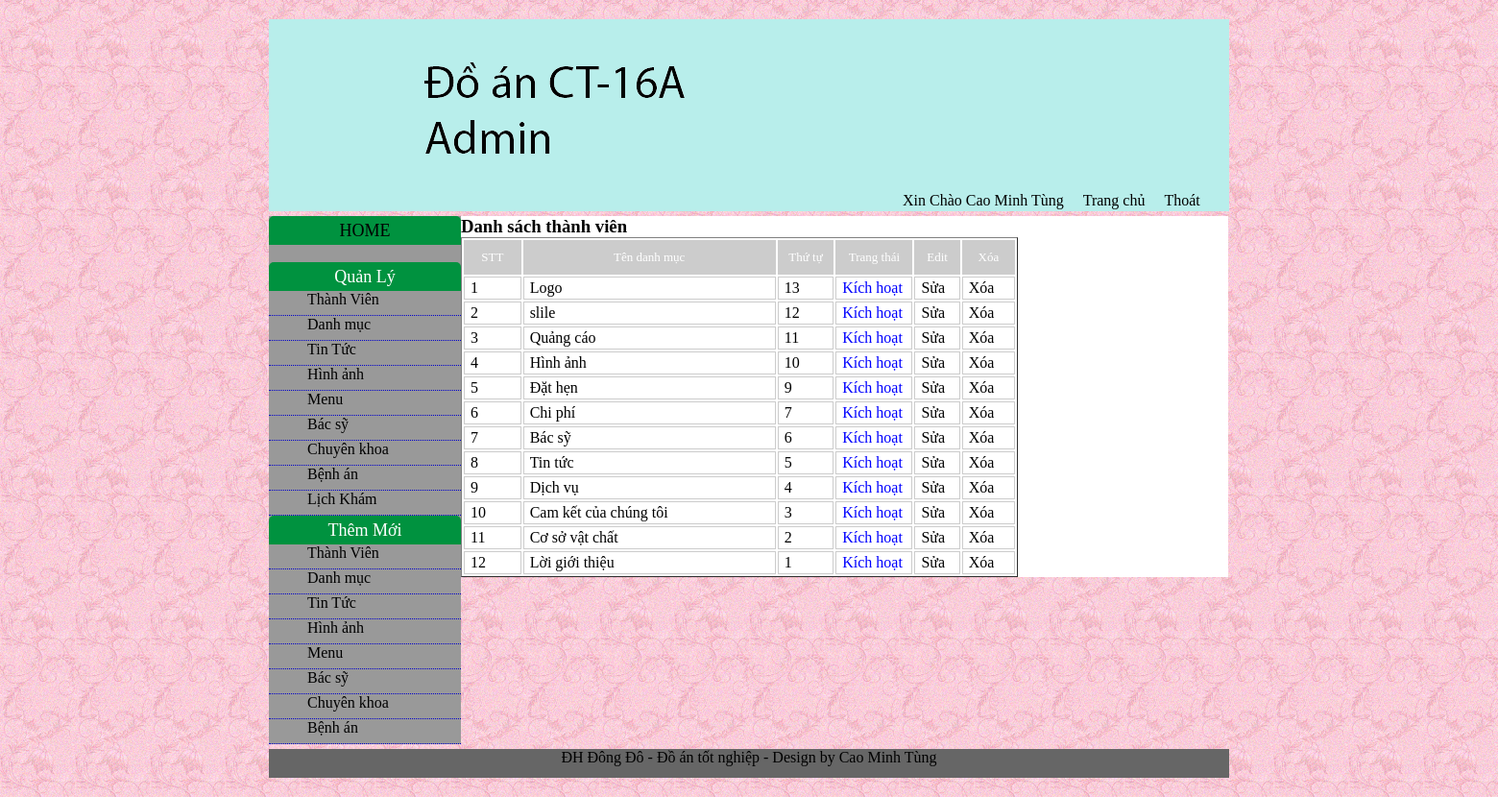
/admin/quantri.php?page=danhmuc&act=list (signed in), run on the app's committed database.
### tables this page shows
CREATE TABLE IF NOT EXISTS `danhmuc` (
  `danhmuc_id` int(10) unsigned NOT NULL AUTO_INCREMENT,
  `danhmuc_ten` varchar(100) NOT NULL,
  `danhmuc_oder` int(10) NOT NULL,
  `danhmuc_trangthai` int(1) NOT NULL,
  PRIMARY KEY (`danhmuc_id`)
);

### admin/modul/danhmuc/list.php (the view, shortened to what this page needs)
<h3>Danh sách thành viên</h3>
<?php
	$sql = "select *from danhmuc order by danhmuc_oder desc";
	$result = mysql_query($sql);
?>
<table width="580" height="57" border="1">
  <tr class="title">
    <td width="50">STT</td>
    <td width="289">Tên danh mục</td>
    <td width="49">Thứ tự</td>
    <td width="73">Trang thái</td>
    <td width="35">Edit</td>
    <td width="44">Xóa</td>
  </tr>
  <?php	$stt = 1; while($data = mysql_fetch_assoc($result)) { ?>
  	<tr>
    	<td><?php echo $stt; ?></td>
        <td><?php echo $data['danhmuc_ten']; ?></td>
        <td><?php echo $data['danhmuc_oder']; ?></td>
        <td><?php if($data['danhmuc_trangthai'] == 1){echo "<font color='#0000FF'>Kích hoạt</font>";}else{echo "Tắt";} ?></td>
        <td><a href="<?php echo BASEURL."admin/quantri.php?page=danhmuc&act=edit&did=".$data['danhmuc_id']; ?>">Sửa</a></td>
        <td><a href="<?php echo BASEURL."admin/quantri.php?page=danhmuc&act=del&did=".$data['danhmuc_id']; ?>" onclick="return askconfim()">Xóa</a></td>
    </tr>
  <?php $stt++; } ?>
</table>

### admin/style.css (style rules this page uses)
* { margin:0px; padding:0px }
a { text-decoration:none; color:#000 }
body { background:url(images/background_03.png) repeat }
.title { width:200px; height:30px; background:#00923f; border-top-left-radius:5px;border-top-right-radius:5px; line-height:30px; text-align:center; color:#FFF; font-size:18px }

### admin/modul/danhmuc/list.php (style rules this page uses)
td { border:1px solid #CCC; padding:2px 6px; }
tr.title td { background:#CCC; text-align:center; color:#FFF; font-size:13px }

### data on the page
danhmuc: danhmuc_ten "Logo", danhmuc_oder "13", danhmuc_trangthai "Kích hoạt"
danhmuc: danhmuc_ten "slile", danhmuc_oder "12", danhmuc_trangthai "Kích hoạt"
danhmuc: danhmuc_ten "Quảng cáo", danhmuc_oder "11", danhmuc_trangthai "Kích hoạt"
danhmuc: danhmuc_ten "Hình ảnh", danhmuc_oder "10", danhmuc_trangthai "Kích hoạt"
danhmuc: danhmuc_ten "Đặt hẹn", danhmuc_oder "9", danhmuc_trangthai "Kích hoạt"
danhmuc: danhmuc_ten "Chi phí", danhmuc_oder "7", danhmuc_trangthai "Kích hoạt"
danhmuc: danhmuc_ten "Bác sỹ", danhmuc_oder "6", danhmuc_trangthai "Kích hoạt"
danhmuc: danhmuc_ten "Tin tức", danhmuc_oder "5", danhmuc_trangthai "Kích hoạt"
danhmuc: danhmuc_ten "Dịch vụ", danhmuc_oder "4", danhmuc_trangthai "Kích hoạt"
danhmuc: danhmuc_ten "Cam kết của chúng tôi", danhmuc_oder "3", danhmuc_trangthai "Kích hoạt"
danhmuc: danhmuc_ten "Cơ sở vật chất", danhmuc_oder "2", danhmuc_trangthai "Kích hoạt"
danhmuc: danhmuc_ten "Lời giới thiệu", danhmuc_oder "1", danhmuc_trangthai "Kích hoạt"

### other printed values
$_SESSION['fullname'] "Cao Minh Tùng"
